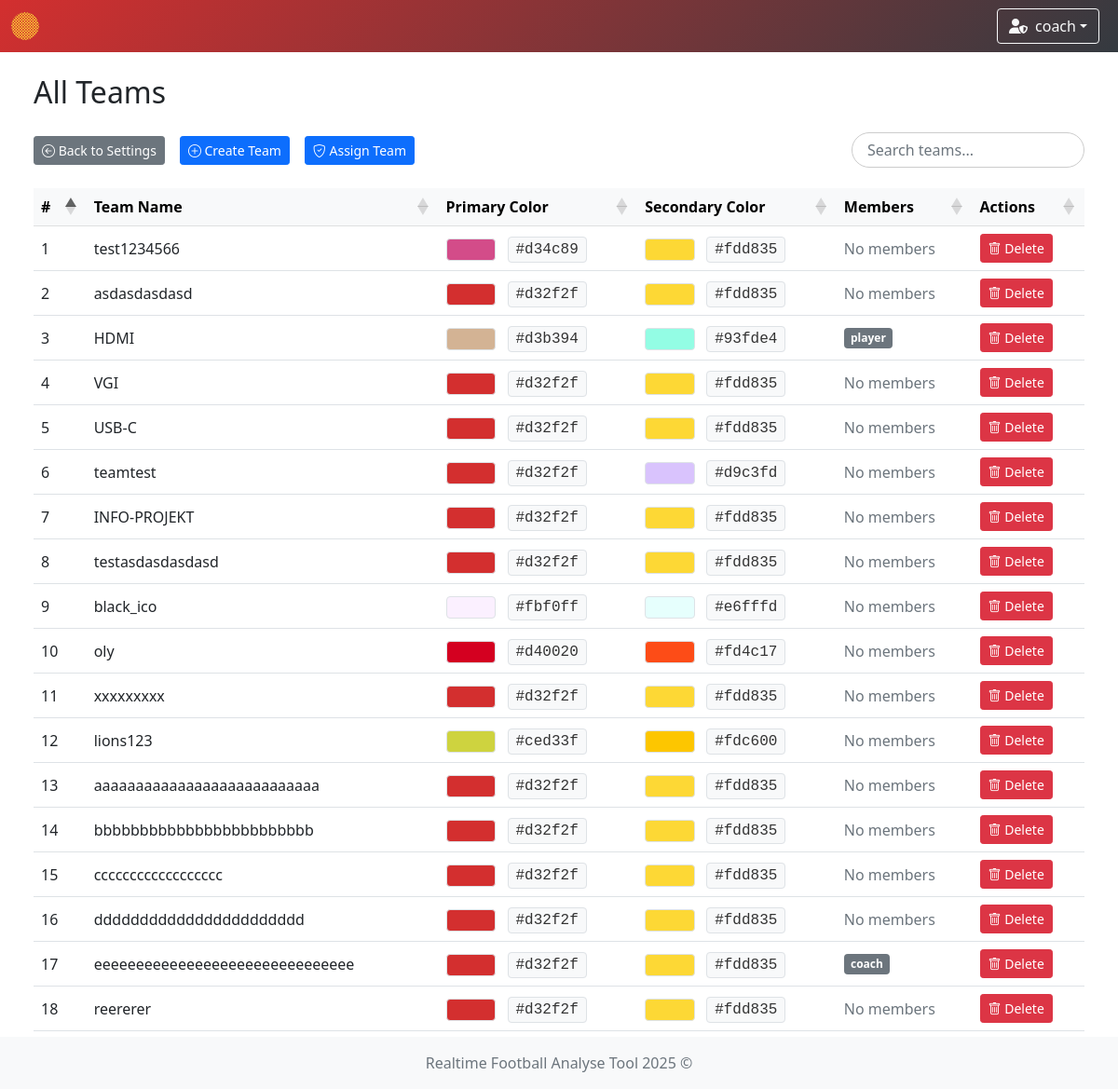
Before: /team/list (signed in) with the older database file.
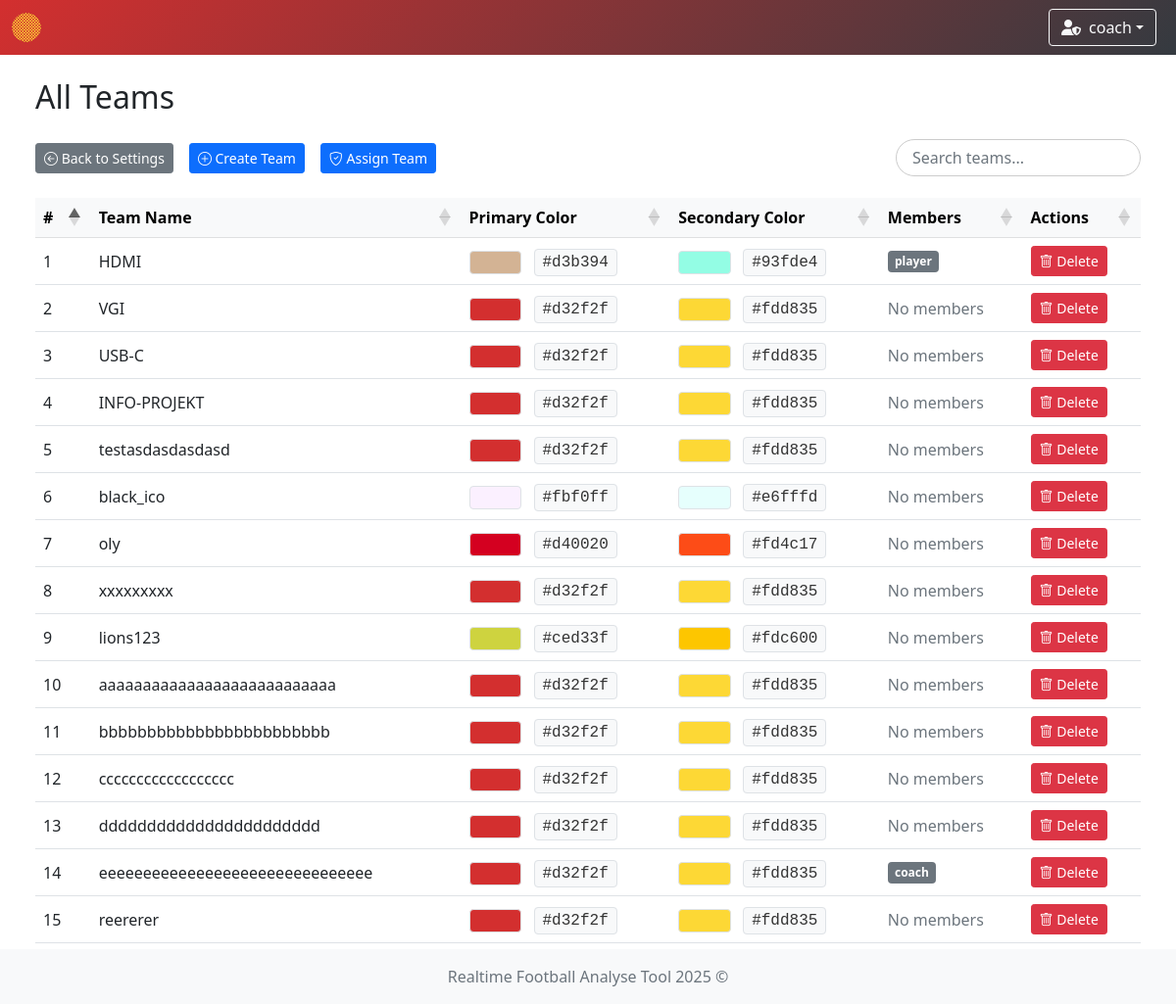
After: the same page with the newer database file.
### app/models/team.py (models this page shows)
class TeamModel(db.Model):
    __tablename__ = 'teams'
    id = db.Column(db.Integer, primary_key=True)
    name = db.Column(db.String(100), nullable=False, unique=True)  # prevent duplicate team names
    icon = db.Column(db.String(300), nullable=False)  # longer path for future-proofing
    primary_color = db.Column(db.String(20), nullable=False)
    secondary_color = db.Column(db.String(20), nullable=False)

### app/models/user.py (models this page shows)
class UserModel(db.Model, UserMixin):
    __tablename__ = 'user'
    id = db.Column(db.Integer, primary_key=True)
    username = db.Column(db.String(80), unique=True, nullable=False)
    password = db.Column(db.String(120), nullable=False)
    role = db.Column(db.String(10), nullable=False, default='user')
    team_id = db.Column(db.Integer, db.ForeignKey('teams.id'))
    team = db.relationship('TeamModel', backref='users')

### app/controllers/team.py (the view)
@team_bp.route('/list')
def list_all_teams():
    teams = TeamModel.query.all()
    team_ids = [team.id for team in teams]
    if not team_ids:
        return render_template(
            'team/show_teams.html',
            teams=[],
            team_members={}
        )
    users = UserModel.query.filter(UserModel.team_id.in_(team_ids)).all()
    team_members = {}
    for user in users:
        team_members.setdefault(user.team_id, []).append(user)
    return render_template(
        'team/show_teams.html',
        teams=teams,
        team_members=team_members
    )

### app/controllers/user.py (called while the page is built)
    @staticmethod
    def load_user(user_id):
        return UserModel.query.get(int(user_id))

### run.py (called while the page is built)
    def _inject_context(self) -> None:
        @self.app.context_processor
        def inject_teams() -> dict:
            try:
                teams = TeamModel.query.all()
                return dict(teams=teams)
            except Exception as e:
                print(f"[!] Error injecting teams: {str(e)} ({type(e).__name__})")
                return dict(teams=[])

### app/templates/team/show_teams.html (shortened to what this page needs)
{% extends "system/base.html" %}
{% block content %}
<div class="container-fluid">
    <div class="row mb-4">
        <div class="col d-flex justify-content-between align-items-center">
            <h2 class="mb-0">All Teams</h2>
        </div>
    </div>
    <div class="d-flex justify-content-between align-items-center mb-3 flex-wrap gap-2">
        <div class="d-flex gap-2 flex-wrap">
            <a href="{{ url_for('settings') }}" class="btn btn-sm btn-secondary">
                <i class="bi bi-arrow-left-circle"></i> Back to Settings
            </a>
            {% if current_user.role == 'admin' %}
                <a href="{{ url_for('team.create_team') }}" class="btn btn-sm btn-primary">
                    <i class="bi bi-plus-circle"></i> Create Team
                </a>
                <a href="{{ url_for('assign_team.assign_team') }}" class="btn btn-sm btn-primary">
                    <i class="bi bi-shield-check"></i> Assign Team
                </a>
            {% endif %}
        </div>
        <input type="text" id="customSearch" class="form-control custom-search rounded-pill" placeholder="Search teams..." style="max-width: 250px;">
    </div>
    <div class="table-responsive">
        <table id="teamTable" class="table table-hover align-middle mb-0">
            <thead class="table-light">
            <tr>
                <th>#</th>
                <th>Team Name</th>
                <th>Primary Color</th>
                <th>Secondary Color</th>
                <th>Members</th>
                {% if current_user.role == 'admin' %}
                    <th>Actions</th>
                {% endif %}
            </tr>
            </thead>
            <tbody>
            {% if teams and teams|length > 0 %}
                {% for team in teams %}
                    <tr>
                        <td>{{ loop.index }}</td>
                        <td>{{ team.name }}</td>
                        <td>
                            {% set color = team.primary_color|lower %}
                            {% set badge_text_color = '#000' if color.startswith('#fff') or color == '' or color is none else '#fff' %}
                            <span class="badge border" style="background-color: {{ team.primary_color }}; color: {{ badge_text_color }};">
                            </span>
                            <span class="ms-2 px-2 py-1 border rounded" style="background-color: #f8f9fa; color: #333; font-family: monospace;">
                                {{ team.primary_color }}
                            </span>
                        </td>
                        <td>
                            {% set sec = team.secondary_color|lower %}
                            {% set sec_text = '#000' if sec.startswith('#fff') or sec == '' or sec is none else '#fff' %}
                            <span class="badge border" style="background-color: {{ team.secondary_color }}; color: {{ sec_text }};">
                            </span>
                            <span class="ms-2 px-2 py-1 border rounded" style="background-color: #f8f9fa; color: #333; font-family: monospace;">
                                {{ team.secondary_color }}
                            </span>
                        </td>
                        <td>
                            {% set members = team_members.get(team.id, []) %}
                            {% if members %}
                                <div class="d-flex flex-wrap gap-1">
                                    {% for user in members %}
                                        <span class="badge bg-secondary">{{ user.username }}</span>
                                    {% endfor %}
                                </div>
                            {% else %}
                                <span class="text-muted">No members</span>
                            {% endif %}
                        </td>
                        {% if current_user.role == 'admin' %}
                            <td>
                                <button type="button" class="btn btn-danger btn-sm"
                                        data-bs-toggle="modal"
                                        data-bs-target="#deleteModal"
                                        data-team-id="{{ team.id }}"
                                        data-team-name="{{ team.name }}">
                                    <i class="bi bi-trash"></i> Delete
                                </button>
                            </td>
                        {% endif %}
                    </tr>
                {% endfor %}
            {% endif %}
            </tbody>
        </table>
    </div>
</div>
{% endblock %}

### app/templates/system/base.html (shortened to what this page needs)
<!DOCTYPE html>
<html lang="en">
<head>
    <link href="https://cdn.jsdelivr.net/npm/bootstrap@5.1.3/dist/css/bootstrap.min.css" rel="stylesheet"/>
    <link rel="stylesheet" href="https://cdn.jsdelivr.net/npm/bootstrap-icons@1.11.3/font/bootstrap-icons.css"/>
    <link rel="stylesheet" href="https://cdnjs.cloudflare.com/ajax/libs/font-awesome/6.5.0/css/all.min.css"/>
    <link rel="stylesheet" href="https://cdn.datatables.net/1.13.6/css/dataTables.bootstrap5.min.css"/>
    <link rel="stylesheet" href="{{ url_for('static', filename='styles.css') }}"/>
</head>
<body class="{% block body_class %}{% endblock %}">
{% if current_user.is_authenticated %}
    <nav class="navbar navbar-expand-lg navbar-dark"
         style="{% if session.team_color %}background: linear-gradient(135deg, {{ session.team_color }}, #343a40);{% else %}background: linear-gradient(135deg, #4b6cb7, #182848);{% endif %}">
        <div class="container-fluid position-relative">
            <a class="navbar-brand d-flex align-items-center" href="{{ url_for('index') }}">
                {% if session.team_id %}
                    {% for team in teams %}
                        {% if team.id == session.team_id %}
                            <img class="team-logo" src="{{ team.icon }}" alt="{{ team.name }} logo"
                                 style="height:30px; margin-right:8px;"/>
                        {% endif %}
                    {% endfor %}
                {% else %}
                    <a href="{{ url_for('game_options') }}" class="btn btn-outline-light me-2" title="Home">
                        <i class="fas fa-home"></i>
                    </a>
                {% endif %}
            </a>
            <div class="ms-auto d-flex align-items-center">
                <div class="dropdown me-2">
                    <button class="btn btn-outline-light dropdown-toggle d-flex align-items-center" type="button"
                            id="userDropdown" data-bs-toggle="dropdown" aria-expanded="false">
                        {% if current_user.role == 'admin' %}
                            <i class="fas fa-user-shield me-2"></i>
                        {% else %}
                            <i class="fas fa-user me-2"></i>
                        {% endif %}
                        {{ current_user.username }}
                    </button>
                </div>
            </div>
        </div>
    </nav>
{% endif %}
<div class="content-wrapper">
    <div class="container-fluid mt-4 px-4">
        <div id="toast-container" class="toast-container position-fixed bottom-0 end-0 p-3" style="z-index: 1100;">
        </div>
        {% block content %}{% endblock %}
    </div>
</div>
<footer class="footer mt-auto py-3 bg-light">
    <div class="container text-center">
        <span class="text-muted">Realtime Football Analyse Tool 2025 ©</span>
    </div>
</footer>
</body>
</html>

### app/static/styles.css (style rules this page uses)
.navbar { transition: background-color 0.5s ease; }
.team-logo { animation: fadeIn 0.5s ease, pulse 1s ease-in-out; }
html, body { height: 100%; margin: 0; padding: 0; }
body { display: flex; flex-direction: column; min-height: 100vh; }
.content-wrapper { flex: 1 0 auto; }
.footer { flex-shrink: 0; background-color: #f8f9fa; padding: 1rem 0; margin-top: auto; }
.table-responsive { margin-top: 0 !important; overflow-x: auto; }
.btn + .btn { margin-left: 0.5rem; }
.table-responsive { overflow-x: auto; }
.table th, .table td { white-space: nowrap; padding: 0.5rem; }
.table thead th { background-color: #f8f9fa; font-weight: bold; }

### app/templates/team/show_teams.html (style rules this page uses)
.table-responsive { overflow-x: auto; }
.table th, .table td { white-space: nowrap; padding: 0.5rem; }
.custom-search { background-color: transparent; border: 1px solid #ccc; transition: border-color 0.3s ease; padding-left: 1rem; padding-right: 1rem; }
.badge { font-size: 0.75rem; padding: 0.4em 0.6em; }

Changed rows visible on the page:
removed TeamModel: name "test1234566", primary_color "#d34c89", secondary_color "#fdd835", shows "No members", shown under "All Teams"
removed TeamModel: name "asdasdasdasd", primary_color "#d32f2f", secondary_color "#fdd835", shows "No members", shown under "All Teams"
removed TeamModel: name "teamtest", primary_color "#d32f2f", secondary_color "#d9c3fd", shows "No members", shown under "All Teams"
